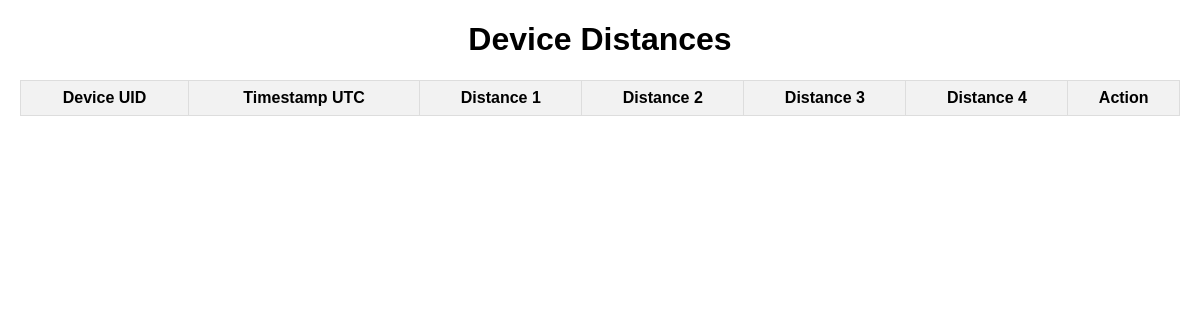
The app's page /, older data.
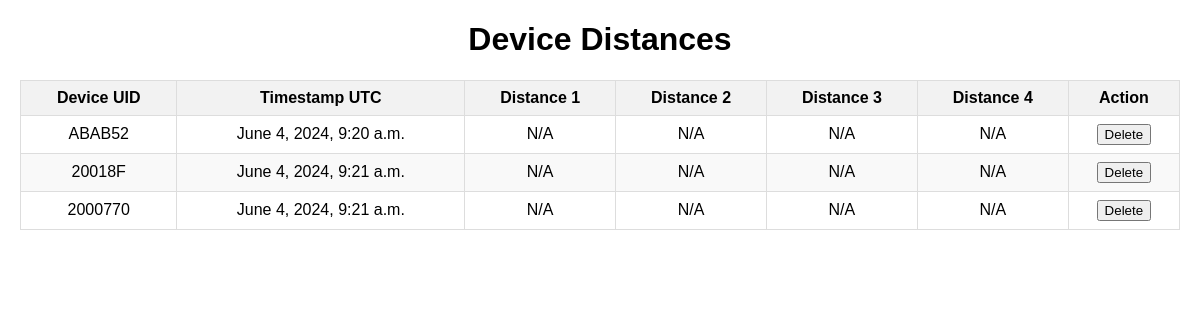
The same page, newer data.
### ice/models.py (models this page shows)
class Read(models.Model):
    transmitter = models.ForeignKey(Transmitter, related_name='reads', on_delete=models.CASCADE)
    timeStampUTC = models.DateTimeField(auto_now_add=True)
    deviceUID = models.CharField(max_length=20)
    manufacturerName = models.CharField(max_length=100)
    distance1 = models.IntegerField(null=True, blank=True)
    distance2 = models.IntegerField(null=True, blank=True)
    distance3 = models.IntegerField(null=True, blank=True)
    distance4 = models.IntegerField(null=True, blank=True)
    count = models.IntegerField(null=True, blank=True)

### ice/views.py (the view)
# urls.py: path('', views.transmitter_list),
def transmitter_list(request):
    reads = Read.objects.all()
    device_data = {}
    for read in reads:
        if read.deviceUID not in device_data:
            device_data[read.deviceUID] = {
                'deviceUID': read.deviceUID,
                'distance1': None,
                'distance2': None,
                'distance3': None,
                'distance4': None,
                'timeStampUTC': read.timeStampUTC
            }
        if read.transmitter.transmitterSerialNumber == '1000CB':
            device_data[read.deviceUID]['distance1'] = read.distance1 if read.distance1 is not None else device_data[read.deviceUID]['distance1']
        elif read.transmitter.transmitterSerialNumber == '1000DF':
            device_data[read.deviceUID]['distance2'] = read.distance2 if read.distance2 is not None else device_data[read.deviceUID]['distance2']
        elif read.transmitter.transmitterSerialNumber == '10012B':
            device_data[read.deviceUID]['distance3'] = read.distance3 if read.distance3 is not None else device_data[read.deviceUID]['distance3']
        elif read.transmitter.transmitterSerialNumber == '1000ED':
            device_data[read.deviceUID]['distance4'] = read.distance4 if read.distance4 is not None else device_data[read.deviceUID]['distance4']
        if read.timeStampUTC > device_data[read.deviceUID]['timeStampUTC']:
            device_data[read.deviceUID]['timeStampUTC'] = read.timeStampUTC
    aggregated_reads = list(device_data.values())
    return render(request, 'ViewPage.html', {'aggregated_reads': aggregated_reads})

### templates/ViewPage.html (shortened to what this page needs)
<!DOCTYPE html>
<html>
<head>
</head>
<body>
    <h1>Device Distances</h1>
    <table>
        <thead>
            <tr>
                <th>Device UID</th>
                <th>Timestamp UTC</th>
                <th>Distance 1</th>
                <th>Distance 2</th>
                <th>Distance 3</th>
                <th>Distance 4</th>
                <th>Action</th>
            </tr>
        </thead>
        <tbody>
            {% for read in aggregated_reads %}
            <tr>
                <td>{{ read.deviceUID }}</td>
                <td>{{ read.timeStampUTC }}</td>
                <td>{{ read.distance1|default:"N/A" }}</td>
                <td>{{ read.distance2|default:"N/A" }}</td>
                <td>{{ read.distance3|default:"N/A" }}</td>
                <td>{{ read.distance4|default:"N/A" }}</td>
                <td>
                    <form action="{% url 'delete_read' read.deviceUID %}" method="POST">
                        <button type="submit">Delete</button>
                    </form>
                </td>
            </tr>
            {% endfor %}
        </tbody>
    </table>
</body>
</html>

### templates/ViewPage.html (style rules this page uses)
body { font-family: Arial, sans-serif; margin: 20px; }
h1 { text-align: center; }
table { width: 100%; border-collapse: collapse; margin-top: 20px; }
table, th, td { border: 1px solid #dddddd; }
th, td { padding: 8px; text-align: center; }
th { background-color: #f2f2f2; }
tr:nth-child(even) { background-color: #f9f9f9; }
form { display: inline; }

Row changes from the older to the newer data that the page shows:
added Read: deviceUID "ABAB52"
added Read: timeStampUTC "June 4, 2024, 9:20 a.m."
added Read: deviceUID "20018F", timeStampUTC "June 4, 2024, 9:21 a.m."
added Read: deviceUID "2000770", timeStampUTC "June 4, 2024, 9:21 a.m."
Text that changed along with them:
new list line: "N/A N/A N/A N/A Delete"
